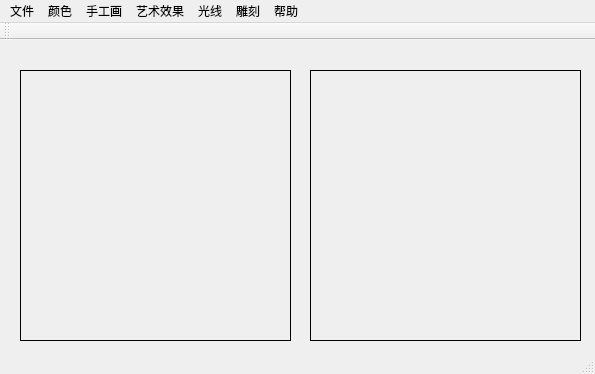
<?xml version="1.0" encoding="UTF-8"?>
<ui version="4.0">
 <class>MainWindow</class>
 <widget class="QMainWindow" name="MainWindow">
  <property name="geometry">
   <rect>
    <x>0</x>
    <y>0</y>
    <width>595</width>
    <height>374</height>
   </rect>
  </property>
  <property name="windowTitle">
   <string>chapter7</string>
  </property>
  <widget class="QWidget" name="centralWidget">
   <widget class="QLabel" name="label1">
    <property name="geometry">
     <rect>
      <x>20</x>
      <y>30</y>
      <width>271</width>
      <height>271</height>
     </rect>
    </property>
    <property name="frameShape">
     <enum>QFrame::Box</enum>
    </property>
    <property name="text">
     <string/>
    </property>
   </widget>
   <widget class="QLabel" name="label2">
    <property name="geometry">
     <rect>
      <x>310</x>
      <y>30</y>
      <width>271</width>
      <height>271</height>
     </rect>
    </property>
    <property name="frameShape">
     <enum>QFrame::Box</enum>
    </property>
    <property name="text">
     <string/>
    </property>
   </widget>
  </widget>
  <widget class="QMenuBar" name="menuBar">
   <property name="geometry">
    <rect>
     <x>0</x>
     <y>0</y>
     <width>595</width>
     <height>23</height>
    </rect>
   </property>
   <widget class="QMenu" name="menu">
    <property name="title">
     <string>文件</string>
    </property>
    <addaction name="openLenaJpg"/>
    <addaction name="openCustomeFile"/>
    <addaction name="restoreFile"/>
    <addaction name="Clear"/>
    <addaction name="exitSystem"/>
   </widget>
   <widget class="QMenu" name="menu_2">
    <property name="title">
     <string>帮助</string>
    </property>
    <addaction name="copyright"/>
    <addaction name="about"/>
   </widget>
   <widget class="QMenu" name="menu_3">
    <property name="title">
     <string>雕刻</string>
    </property>
    <widget class="QMenu" name="menu_4">
     <property name="title">
      <string>凸雕</string>
     </property>
     <addaction name="tu1"/>
     <addaction name="tu2"/>
     <addaction name="tu3"/>
     <addaction name="tu4"/>
    </widget>
    <widget class="QMenu" name="menu_6">
     <property name="title">
      <string>凹雕</string>
     </property>
     <addaction name="aoA"/>
     <addaction name="aoB"/>
     <addaction name="aoC"/>
     <addaction name="aoD"/>
    </widget>
    <addaction name="menu_4"/>
    <addaction name="menu_6"/>
   </widget>
   <widget class="QMenu" name="menu_5">
    <property name="title">
     <string>颜色</string>
    </property>
    <widget class="QMenu" name="menu_10">
     <property name="title">
      <string>颜色通道</string>
     </property>
     <addaction name="rChanel"/>
     <addaction name="gChanel"/>
     <addaction name="bChanel"/>
    </widget>
    <addaction name="oldPic"/>
    <addaction name="exchangeRG"/>
    <addaction name="toGray"/>
    <addaction name="toBin"/>
    <addaction name="colorMap"/>
    <addaction name="menu_10"/>
   </widget>
   <widget class="QMenu" name="menu_7">
    <property name="title">
     <string>手工画</string>
    </property>
    <addaction name="woodCarving"/>
    <addaction name="pencil"/>
    <addaction name="sketch"/>
   </widget>
   <widget class="QMenu" name="menu_8">
    <property name="title">
     <string>艺术效果</string>
    </property>
    <widget class="QMenu" name="menu_9">
     <property name="title">
      <string>滤镜</string>
     </property>
     <addaction name="filterMax"/>
     <addaction name="filterMin"/>
    </widget>
    <addaction name="diffuse"/>
    <addaction name="blur"/>
    <addaction name="soft"/>
    <addaction name="sharp"/>
    <addaction name="menu_9"/>
    <addaction name="picBook"/>
    <addaction name="casting"/>
    <addaction name="freezing"/>
   </widget>
   <widget class="QMenu" name="menu_11">
    <property name="title">
     <string>光线</string>
    </property>
    <addaction name="inverse"/>
    <addaction name="highLight"/>
    <addaction name="blackAndWhiteInverse"/>
   </widget>
   <addaction name="menu"/>
   <addaction name="menu_5"/>
   <addaction name="menu_7"/>
   <addaction name="menu_8"/>
   <addaction name="menu_11"/>
   <addaction name="menu_3"/>
   <addaction name="menu_2"/>
  </widget>
  <widget class="QToolBar" name="mainToolBar">
   <attribute name="toolBarArea">
    <enum>TopToolBarArea</enum>
   </attribute>
   <attribute name="toolBarBreak">
    <bool>false</bool>
   </attribute>
  </widget>
  <widget class="QStatusBar" name="statusBar"/>
  <action name="openLenaJpg">
   <property name="text">
    <string>打开测试文件（lena.jpg)</string>
   </property>
  </action>
  <action name="openCustomeFile">
   <property name="text">
    <string>打开自定义文件</string>
   </property>
  </action>
  <action name="restoreFile">
   <property name="text">
    <string>还原</string>
   </property>
  </action>
  <action name="exitSystem">
   <property name="text">
    <string>退出</string>
   </property>
  </action>
  <action name="copyright">
   <property name="text">
    <string>版权</string>
   </property>
  </action>
  <action name="about">
   <property name="text">
    <string>关于</string>
   </property>
  </action>
  <action name="actionTest">
   <property name="text">
    <string>test</string>
   </property>
  </action>
  <action name="tu1">
   <property name="text">
    <string>效果1</string>
   </property>
  </action>
  <action name="tu2">
   <property name="text">
    <string>效果2</string>
   </property>
  </action>
  <action name="tu3">
   <property name="text">
    <string>效果3</string>
   </property>
  </action>
  <action name="tu4">
   <property name="text">
    <string>效果4</string>
   </property>
  </action>
  <action name="aoA">
   <property name="text">
    <string>效果A</string>
   </property>
  </action>
  <action name="aoB">
   <property name="text">
    <string>效果B</string>
   </property>
  </action>
  <action name="aoC">
   <property name="text">
    <string>效果C</string>
   </property>
  </action>
  <action name="aoD">
   <property name="text">
    <string>效果D</string>
   </property>
  </action>
  <action name="oldPic">
   <property name="text">
    <string>老照片</string>
   </property>
  </action>
  <action name="exchangeRG">
   <property name="text">
    <string>红绿互换</string>
   </property>
  </action>
  <action name="toGray">
   <property name="text">
    <string>灰度</string>
   </property>
  </action>
  <action name="toBin">
   <property name="text">
    <string>二值化</string>
   </property>
  </action>
  <action name="woodCarving">
   <property name="text">
    <string>木雕</string>
   </property>
  </action>
  <action name="pencil">
   <property name="text">
    <string>铅笔画</string>
   </property>
  </action>
  <action name="sketch">
   <property name="text">
    <string>素描</string>
   </property>
  </action>
  <action name="diffuse">
   <property name="text">
    <string>扩散</string>
   </property>
  </action>
  <action name="blur">
   <property name="text">
    <string>模糊</string>
   </property>
  </action>
  <action name="soft">
   <property name="text">
    <string>柔化</string>
   </property>
  </action>
  <action name="sharp">
   <property name="text">
    <string>锐化</string>
   </property>
  </action>
  <action name="filterMax">
   <property name="text">
    <string>最大值</string>
   </property>
  </action>
  <action name="filterMin">
   <property name="text">
    <string>最小值</string>
   </property>
  </action>
  <action name="picBook">
   <property name="text">
    <string>连环画</string>
   </property>
  </action>
  <action name="colorMap">
   <property name="text">
    <string>颜色变换</string>
   </property>
  </action>
  <action name="rChanel">
   <property name="text">
    <string>R通道</string>
   </property>
  </action>
  <action name="gChanel">
   <property name="text">
    <string>G通道</string>
   </property>
  </action>
  <action name="bChanel">
   <property name="text">
    <string>B通道</string>
   </property>
  </action>
  <action name="inverse">
   <property name="text">
    <string>反相</string>
   </property>
  </action>
  <action name="highLight">
   <property name="text">
    <string>强光</string>
   </property>
  </action>
  <action name="blackAndWhiteInverse">
   <property name="text">
    <string>黑白底片</string>
   </property>
  </action>
  <action name="casting">
   <property name="text">
    <string>熔铸</string>
   </property>
  </action>
  <action name="freezing">
   <property name="text">
    <string>冰冻</string>
   </property>
  </action>
  <action name="Clear">
   <property name="text">
    <string>清除</string>
   </property>
  </action>
 </widget>
 <layoutdefault spacing="6" margin="11"/>
 <resources/>
 <connections/>
</ui>
